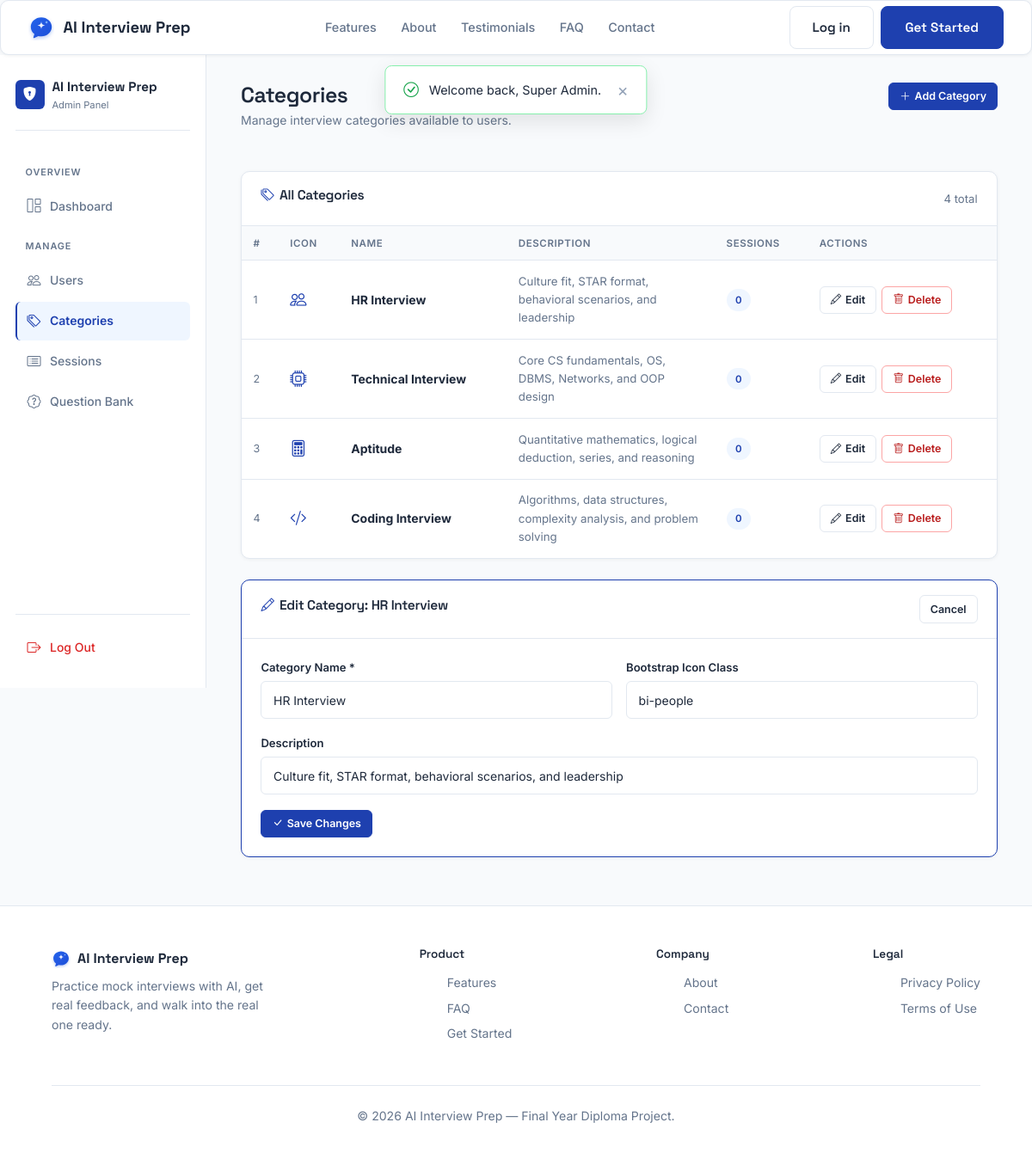
/admin/categories.php?edit=1 (signed in), run on the app's committed database.
### tables this page shows
CREATE TABLE IF NOT EXISTS `categories` (
    `id` INT AUTO_INCREMENT PRIMARY KEY,
    `name` VARCHAR(100) NOT NULL UNIQUE,
    `description` VARCHAR(255),
    `icon` VARCHAR(100) DEFAULT 'bi-briefcase'
);

### includes/functions.php (called while the page is built, shortened)
<?php
function e(?string $value): string
{
    return htmlspecialchars($value ?? '', ENT_QUOTES, 'UTF-8');
}

### admin/categories.php (the view, shortened to what this page needs)
<?php
require_once __DIR__ . '/../config/db_connect.php';
require_once __DIR__ . '/../includes/functions.php';
$editCategory = null;
if (isset($_GET['edit'])) {
    $editId = (int) $_GET['edit'];
    $editCategory = $pdo->prepare("SELECT * FROM categories WHERE id = ?");
    $editCategory->execute([$editId]);
    $editCategory = $editCategory->fetch();
}
$categories = $pdo->query(
    "SELECT c.*, COUNT(s.id) AS session_count
     FROM categories c
     LEFT JOIN interview_sessions s ON s.category_id = c.id
     GROUP BY c.id
     ORDER BY c.id"
)->fetchAll();
require_once __DIR__ . '/../includes/header.php';
require_once __DIR__ . '/../includes/flash.php';
?>
<link rel="stylesheet" href="<?= BASE_URL ?>/admin/admin.css">
<div class="admin-shell">
  <?php require_once __DIR__ . '/../includes/admin_sidebar.php'; ?>
  <main class="admin-content">
    <div class="admin-page-header">
      <div>
        <h1>Categories</h1>
        <p>Manage interview categories available to users.</p>
      </div>
      <button class="btn-admin-sm primary" onclick="openModal('addModal')">
        <i class="bi bi-plus-lg"></i> Add Category
      </button>
    </div>
    <div class="admin-panel">
      <div class="admin-panel-header">
        <h2><i class="bi bi-tags" style="margin-right:.4rem;color:var(--navy);"></i>All Categories</h2>
        <span style="font-size:.82rem;color:var(--mist);"><?= count($categories) ?> total</span>
      </div>
      <?php if (empty($categories)): ?>
        <div class="admin-empty"><i class="bi bi-tags"></i><p>No categories yet.</p></div>
      <?php else: ?>
        <table class="admin-table">
          <thead>
            <tr>
              <th>#</th>
              <th>Icon</th>
              <th>Name</th>
              <th>Description</th>
              <th>Sessions</th>
              <th>Actions</th>
            </tr>
          </thead>
          <tbody>
            <?php foreach ($categories as $i => $cat): ?>
            <tr>
              <td style="color:var(--mist);font-size:.78rem;"><?= $cat['id'] ?></td>
              <td><i class="bi <?= e($cat['icon']) ?>" style="font-size:1.2rem;color:var(--navy);"></i></td>
              <td><strong><?= e($cat['name']) ?></strong></td>
              <td style="color:var(--mist);font-size:.83rem;max-width:200px;"><?= e($cat['description'] ?? '—') ?></td>
              <td><span class="badge-pill badge-blue"><?= (int)$cat['session_count'] ?></span></td>
              <td>
                <div style="display:flex;gap:.4rem;flex-wrap:wrap;">
                  <a href="?edit=<?= (int)$cat['id'] ?>" class="btn-admin-sm">
                    <i class="bi bi-pencil"></i> Edit
                  </a>
                  <form method="post" action="" class="delete-form"
                        onsubmit="return confirm('Delete category \'<?= e(addslashes($cat['name'])) ?>\'? Sessions using it will also be deleted.');">
                    <button type="submit" class="btn-admin-sm danger">
                      <i class="bi bi-trash"></i> Delete
                    </button>
                  </form>
                </div>
              </td>
            </tr>
            <?php endforeach; ?>
          </tbody>
        </table>
      <?php endif; ?>
    </div>
    <?php if ($editCategory): ?>
    <div class="admin-panel" style="border-color:var(--navy);">
      <div class="admin-panel-header">
        <h2><i class="bi bi-pencil" style="margin-right:.4rem;color:var(--navy);"></i>Edit Category: <?= e($editCategory['name']) ?></h2>
        <a href="<?= BASE_URL ?>/admin/categories.php" class="btn-admin-sm">Cancel</a>
      </div>
      <div class="admin-panel-body">
        <form method="post" action="">
          <div style="display:grid;grid-template-columns:1fr 1fr;gap:1rem;">
            <div class="admin-form-group">
              <label>Category Name *</label>
              <input type="text" name="name" class="form-control" required value="<?= e($editCategory['name']) ?>">
            </div>
            <div class="admin-form-group">
              <label>Bootstrap Icon Class</label>
              <input type="text" name="icon" class="form-control" placeholder="bi-briefcase" value="<?= e($editCategory['icon'] ?? '') ?>">
            </div>
          </div>
          <div class="admin-form-group">
            <label>Description</label>
            <input type="text" name="description" class="form-control" value="<?= e($editCategory['description'] ?? '') ?>">
          </div>
          <button type="submit" class="btn-admin-sm primary"><i class="bi bi-check-lg"></i> Save Changes</button>
        </form>
      </div>
    </div>
    <?php endif; ?>
  </main>
</div>
<?php require_once __DIR__ . '/../includes/footer.php'; ?>

### css/style.css (style rules this page uses)
:root { --navy: #1e40af; --navy-dark: #1e3a8a; --navy-light: #eff6ff; --violet: #1e40af; --success: #16a34a; --warning: #d97706; --paper: #1e293b; --mist: #64748b; --glass-border: #e2e8f0; --border: #e2e8f0; --glass-bg: #ffffff; --page-bg: #f8fafc; --section-alt: #f1f5f9; --font-display: "Space Grotesk", sans-serif; --font-body: "Inter", sans-serif; --font-mono: "IBM Plex Mono", monospace; --radius-lg: 10px; --radius-md: 8px; --radius-sm: 6px; }
* { box-sizing: border-box; margin: 0; padding: 0; }
html { scroll-behavior: smooth; }
body { background: var(--page-bg); color: var(--paper); font-family: var(--font-body); line-height: 1.6; overflow-x: hidden; }
h1, h2, h3, h4 { font-family: var(--font-display); font-weight: 600; letter-spacing: -0.02em; color: var(--paper); }
a { text-decoration: none; color: inherit; }

### admin/admin.css (style rules this page uses)
.admin-shell { display: flex; min-height: calc(100vh - 64px); background: var(--page-bg); }
.admin-content { flex: 1; min-width: 0; padding: 2rem 2.5rem; overflow-x: hidden; }
.admin-page-header { display: flex; align-items: flex-start; justify-content: space-between; flex-wrap: wrap; gap: 1rem; margin-bottom: 2rem; }
.admin-page-header h1 { font-size: 1.55rem; color: var(--paper); margin-bottom: 0.2rem; }
.admin-page-header p { color: var(--mist); font-size: 0.875rem; }
.admin-panel { background: #ffffff; border: 1px solid var(--border); border-radius: var(--radius-lg); box-shadow: 0 1px 4px rgba(0,0,0,0.05); margin-bottom: 1.5rem; }
.admin-panel-header { padding: 1.1rem 1.4rem; border-bottom: 1px solid var(--border); display: flex; align-items: center; justify-content: space-between; flex-wrap: wrap; gap: 0.75rem; }
.admin-panel-header h2 { font-size: 0.97rem; font-weight: 600; color: var(--paper); }
.admin-panel-body { padding: 1.4rem; }
.admin-table { width: 100%; border-collapse: collapse; font-size: 0.875rem; }
.admin-table th { text-align: left; color: var(--mist); font-weight: 600; font-size: 0.72rem; text-transform: uppercase; letter-spacing: 0.05em; padding: 0.65rem 0.85rem; border-bottom: 1px solid var(--border); background: var(--page-bg); }
.admin-table td { padding: 0.85rem 0.85rem; border-bottom: 1px solid var(--border); color: var(--paper); vertical-align: middle; }
.admin-table tr:last-child td { border-bottom: none; }
.badge-pill { display: inline-flex; align-items: center; gap: 0.3rem; font-size: 0.72rem; font-weight: 600; padding: 0.22rem 0.65rem; border-radius: 20px; }
.badge-blue { background: #eff6ff; color: var(--navy); }
.btn-admin-sm { display: inline-flex; align-items: center; gap: 0.3rem; padding: 0.32rem 0.75rem; font-size: 0.78rem; font-weight: 600; border-radius: var(--radius-sm); border: 1px solid var(--border); background: #ffffff; color: var(--paper); cursor: pointer; transition: background 0.15s, border-color 0.15s; text-decoration: none; }
.btn-admin-sm.primary { background: var(--navy); border-color: var(--navy); color: #fff; }
.btn-admin-sm.danger { background: #fff; border-color: #fca5a5; color: #b91c1c; }
.admin-form-group { margin-bottom: 1.1rem; }
.admin-form-group label { display: block; font-size: 0.82rem; font-weight: 600; color: var(--paper); margin-bottom: 0.35rem; }
.admin-form-group .form-control { width: 100%; border: 1px solid var(--border); border-radius: var(--radius-sm); padding: 0.65rem 0.85rem; font-size: 0.875rem; color: var(--paper); background: #ffffff; transition: border-color 0.2s; }
.delete-form { display: inline; }

### data on the page
categories: id "1", name "HR Interview", description "Culture fit, STAR format, behavioral scenarios, and leadership", session_count "0", icon "bi-people"
categories: id "2", name "Technical Interview", description "Core CS fundamentals, OS, DBMS, Networks, and OOP design", session_count "0"
categories: id "3", name "Aptitude", description "Quantitative mathematics, logical deduction, series, and reasoning", session_count "0"
categories: id "4", name "Coding Interview", description "Algorithms, data structures, complexity analysis, and problem solving", session_count "0"

### other printed values
$flash['message'] "Welcome back, Super Admin."
count($categories) "4"
